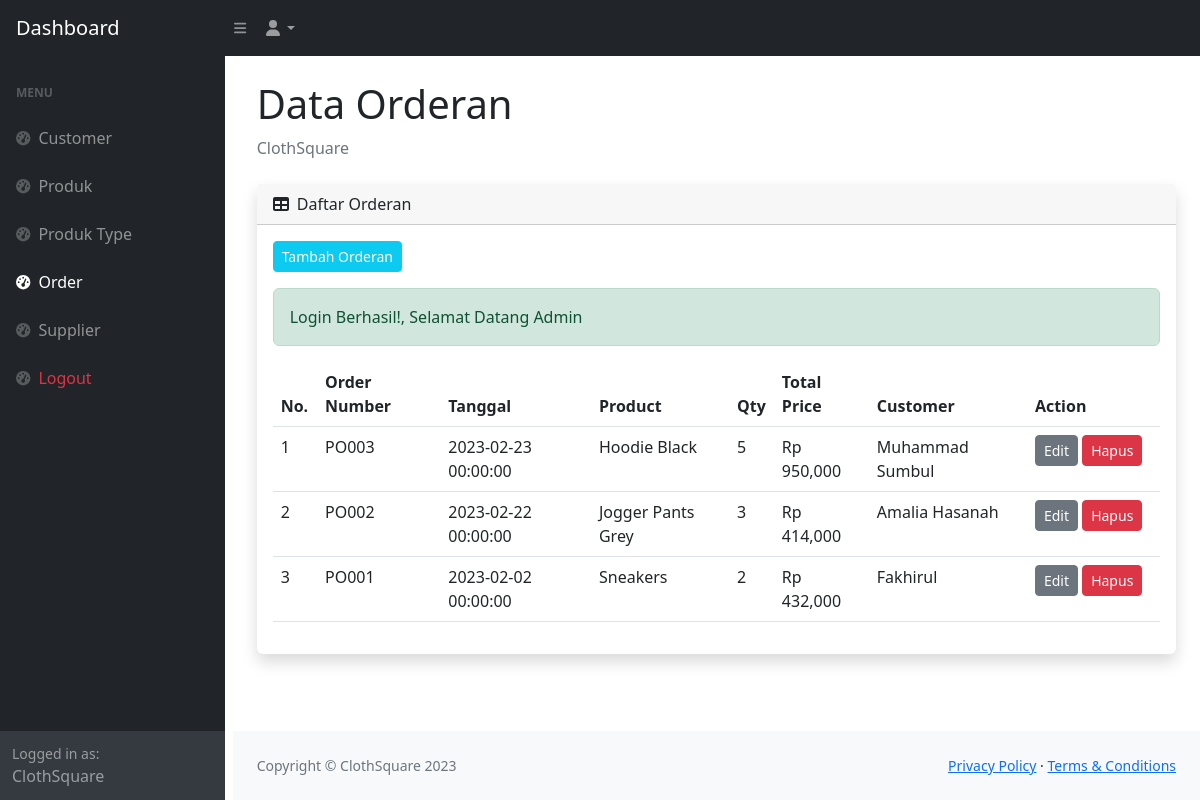
Screenshot of /admin/orderan.php (signed in) with the database file from the repository.
### tables this page shows
CREATE TABLE `order` (
  `id` int(11) NOT NULL,
  `order_number` varchar(45) DEFAULT NULL,
  `date` datetime DEFAULT NULL,
  `qty` int(11) DEFAULT NULL,
  `total_price` int(11) DEFAULT NULL,
  `customer_id` int(11) NOT NULL,
  `product_id` int(11) NOT NULL
);

CREATE TABLE `product` (
  `id` int(11) NOT NULL,
  `sku` varchar(45) DEFAULT NULL,
  `name` varchar(45) DEFAULT NULL,
  `purchase_price` int(11) DEFAULT NULL,
  `sell_price` int(11) DEFAULT NULL,
  `stock` int(11) DEFAULT 0,
  `min_stock` int(11) DEFAULT 0,
  `product_type_id` int(11) NOT NULL,
  `restock_id` int(11) NOT NULL
);

CREATE TABLE `customer` (
  `id` int(11) NOT NULL,
  `name` varchar(45) DEFAULT NULL,
  `gender` enum('L','P') DEFAULT NULL,
  `phone` varchar(45) DEFAULT NULL,
  `email` varchar(45) DEFAULT NULL,
  `address` longtext DEFAULT NULL,
  `card_id` int(11) NOT NULL
);

### function/helper.php (called while the page is built, shortened)
<?php
function hasSuccess(): bool
{
  return isset($_SESSION['success']);
}
function success(): ?string
{
  if (hasSuccess()) {
    $data = $_SESSION['success'];
    return $data;
  } else {
    return null;
  }
}

### function/query.php (called while the page is built, shortened)
<?php
function query_select($table, $role = [])
{
  global $conn;
  $sql = "SELECT * FROM $table";
  if (isset($role['orderby'])) {
    $sql .= " ORDER BY " . $role['orderby'];
  }
  $result = mysqli_query($conn, $sql);
  $rows = [];
  while ($row = mysqli_fetch_assoc($result)) {
    $rows[] = $row;
  }
  return $rows;
}

### admin/orderan.php (the view, shortened to what this page needs)
<?php
$order = query_select('`order`', [
    'orderby' => 'order.id DESC',
]);
$data = query_select('product');
$produks = [];
foreach ($data as $val) {
    $produks[$val['id']] = $val;
}
$data = query_select('customer');
$customers = [];
foreach ($data as $val) {
    $customers[$val['id']] = $val;
}
?>
<?php require "partials/header.php" ?>
       <?php require "partials/navbar.php" ?>
        <div id="layoutSidenav">
            <?php require "partials/sidebar.php" ?>
            <div id="layoutSidenav_content">
                <main>
                    <div class="container-fluid px-4">
                        <h1 class="mt-4">Data Orderan</h1>
                        <ol class="breadcrumb mb-4">
                            <li class="breadcrumb-item active">ClothSquare</li>
                        </ol>
                        <div class="card mb-4 border-0 shadow">
                            <div class="card-header">
                                <i class="fas fa-table me-1"></i>
                                Daftar Orderan
                            </div>
                            <div class="card-body">
                                <a href="orderan-create.php" class="btn btn-info btn-sm mb-3 text-white">Tambah Orderan</a>
                                <?php if (hasSuccess() || hasError() ): ?>
                                  <div class="alert alert-<?= hasSuccess() ? "success" : "danger" ?>"><?= hasSuccess() ? success() : error() ?></div>
                                <?php endif ?>
                                <table class="table" id="datatablesSimple">
                                    <thead>
                                        <tr>
                                            <th width="5%">No.</th>
                                            <th>Order Number</th>
                                            <th>Tanggal</th>
                                            <th>Product</th>
                                            <th>Qty</th>
                                            <th>Total Price</th>
                                            <th>Customer</th>
                                            <th width="15%">Action</th>
                                        </tr>
                                    </thead>
                                    <tbody>
                                        <?php
                                        $no  = 1;
                                        foreach ($order as $item): ?>
                                            <tr>
                                                <td><?= $no++ ?></td>
                                                <td><?php echo $item['order_number'] ?></td>
                                                <td><?php echo $item['date'] ?></td>
                                                <td><?php echo $produks[ $item['product_id'] ]['name'] ?></td>
                                                <td><?php echo $item['qty'] ?></td>
                                                <td>Rp <?php echo number_format( $item['total_price'] ) ?></td>
                                                <td><?php echo $customers[ $item['customer_id'] ]['name'] ?></td>
                                                <td>
                                                    <a href="orderan-edit.php?id=<?= $item['id'] ?>" class="btn btn-sm btn-secondary">Edit</a>
                                                    <a href="hapus.php?id=<?= $item['id'] ?>&data=orderan" class="btn btn-sm btn-danger" onclick="return confirm('Apakah Anda Yakin Menghapus Data Orderan')">Hapus</a>
                                                </td>
                                            </tr>
                                        <?php endforeach ?>
                                    </tbody>
                                </table>
                            </div>
                        </div>
                    </div>
                </main>
                <footer class="py-4 bg-light mt-auto">
                    <div class="container-fluid px-4">
                        <div class="d-flex align-items-center justify-content-between small">
                            <div class="text-muted">Copyright &copy; ClothSquare 2023</div>
                            <div>
                                <a href="#">Privacy Policy</a>
                                &middot;
                                <a href="#">Terms &amp; Conditions</a>
                            </div>
                        </div>
                    </div>
                </footer>
            </div>
        </div>
<?php require "partials/footer.php" ?>

### rows the page displays
order: order_number "PO003", date "2023-02-23 00:00:00", product.name "Hoodie Black", qty "5", total_price "950,000", customer.name "Muhammad Sumbul"
order: order_number "PO002", date "2023-02-22 00:00:00", product.name "Jogger Pants Grey", qty "3", total_price "414,000", customer.name "Amalia Hasanah"
order: order_number "PO001", date "2023-02-02 00:00:00", product.name "Sneakers", qty "2", total_price "432,000", customer.name "Fakhirul"

### other values shown
success() "Login Berhasil!, Selamat Datang Admin"
